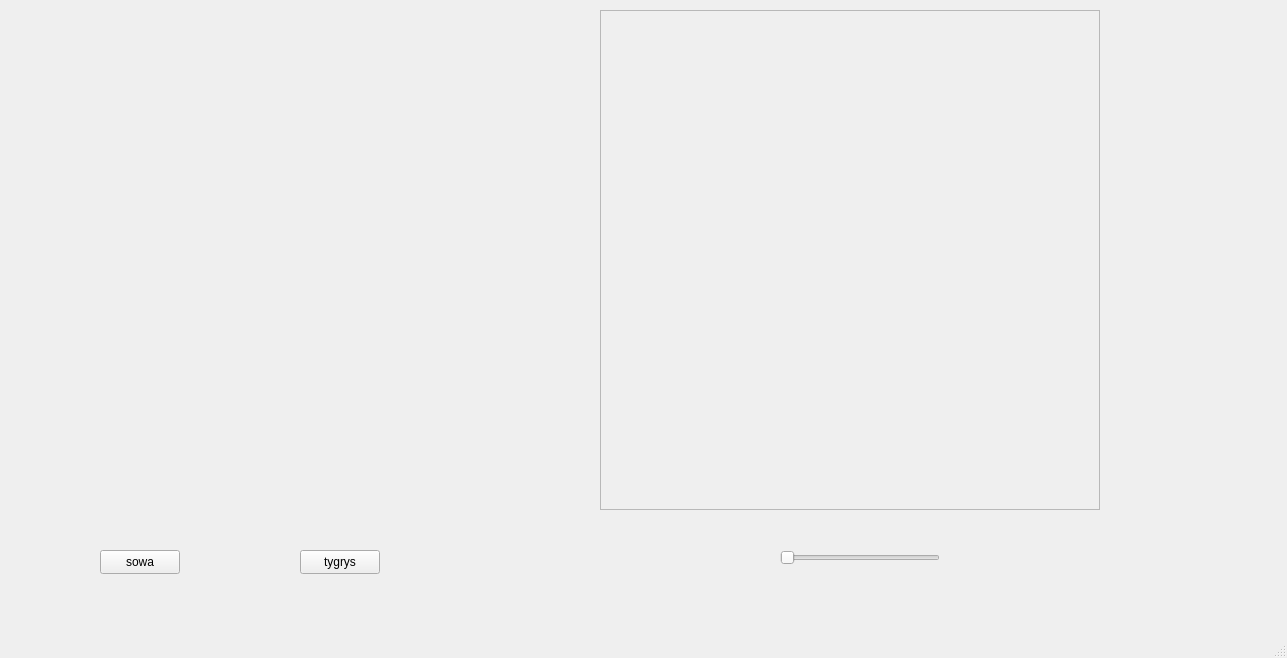
<?xml version="1.0" encoding="UTF-8"?>
<ui version="4.0">
 <class>MainWindow</class>
 <widget class="QMainWindow" name="MainWindow">
  <property name="geometry">
   <rect>
    <x>0</x>
    <y>0</y>
    <width>1287</width>
    <height>658</height>
   </rect>
  </property>
  <property name="windowTitle">
   <string>MainWindow</string>
  </property>
  <widget class="QWidget" name="centralwidget">
   <widget class="QFrame" name="frame">
    <property name="geometry">
     <rect>
      <x>600</x>
      <y>10</y>
      <width>500</width>
      <height>500</height>
     </rect>
    </property>
    <property name="frameShape">
     <enum>QFrame::StyledPanel</enum>
    </property>
    <property name="frameShadow">
     <enum>QFrame::Raised</enum>
    </property>
   </widget>
   <widget class="QPushButton" name="sowa">
    <property name="geometry">
     <rect>
      <x>100</x>
      <y>550</y>
      <width>80</width>
      <height>24</height>
     </rect>
    </property>
    <property name="text">
     <string>sowa</string>
    </property>
   </widget>
   <widget class="QPushButton" name="tygrys">
    <property name="geometry">
     <rect>
      <x>300</x>
      <y>550</y>
      <width>80</width>
      <height>24</height>
     </rect>
    </property>
    <property name="text">
     <string>tygrys</string>
    </property>
   </widget>
   <widget class="QSlider" name="horizontalSlider">
    <property name="geometry">
     <rect>
      <x>780</x>
      <y>550</y>
      <width>160</width>
      <height>16</height>
     </rect>
    </property>
    <property name="maximum">
     <number>10</number>
    </property>
    <property name="orientation">
     <enum>Qt::Horizontal</enum>
    </property>
   </widget>
  </widget>
  <widget class="QMenuBar" name="menubar">
   <property name="geometry">
    <rect>
     <x>0</x>
     <y>0</y>
     <width>1287</width>
     <height>21</height>
    </rect>
   </property>
  </widget>
  <widget class="QStatusBar" name="statusbar"/>
 </widget>
 <resources/>
 <connections/>
</ui>
